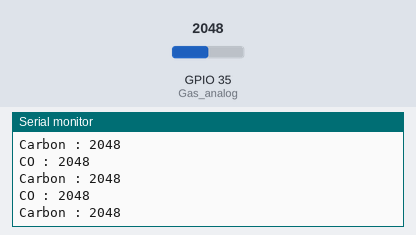
Simulated run of this sketch. Board: ESP32. Shown: the last lines printed to the serial monitor. The inputs (shaded band) are chosen by the test bench; at power-on: GPIO 35 (Gas_analog) = 2048. WiFi joins after 1.5 s; servers stay silent unless stated.

Above: at 1.2 s.
1.3 s: GPIO 35 (Gas_analog) set to 2866
At 1.71 s:
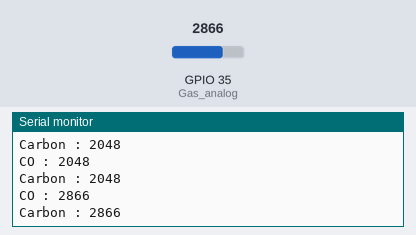
2.8 s: GPIO 35 (Gas_analog) set to 3603
At 2.91 s:
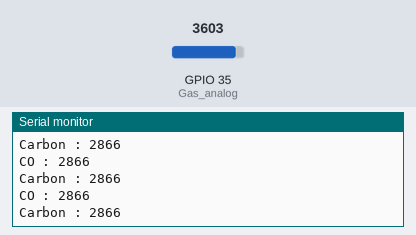
Timing chart, 0 to 5.8 s (numbered marks = the images above; inputs shaded):
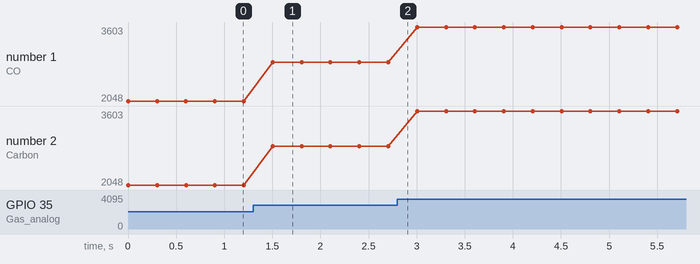

Measured:
- after the input at 1.3 s, the serial monitor: prints a new line after 0.20 s (image 1)
- plotted number 1: 2048 → 2866 after the input at 1.3 s, 2866 → 3603 after the input at 2.8 s
- plotted number 2: 2048 → 2866 after the input at 1.3 s, 2866 → 3603 after the input at 2.8 s

The sketch:

mq9esp2onlyy.ino
```cpp
int Gas_analog = 35;
#include <WiFi.h>
#include "ThingSpeak.h"

const char* ssid = "realme";   // your network SSID (name)
const char* password = "samasama";   // your network password

WiFiClient  client;
unsigned long myChannelNumber = 1559606;
const char * myWriteAPIKey = "9EFBYJNGWEASLPGT";
//unsigned long lastTime = 0;
//unsigned long timerDelay = 300;

void setup() {
pinMode(Gas_analog, INPUT);
Serial.begin(9600);
WiFi.mode(WIFI_STA);
ThingSpeak.begin(client);

WiFi.begin(ssid, password);

}

void loop() {
  // put your main code here, to run repeatedly:
   int gassensorAnalog = analogRead(Gas_analog);

  Serial.print("CO : ");
  Serial.println(gassensorAnalog);


  Serial.print("Carbon : ");
  Serial.println(gassensorAnalog);

  //ThingSpeak.writeField(myChannelNumber, 1, t, myWriteAPIKey);
  //ThingSpeak.writeField(myChannelNumber, 2, h, myWriteAPIKey);
  ThingSpeak.writeField(myChannelNumber, 3, gassensorAnalog, myWriteAPIKey);
 // ThingSpeak.writeField(myChannelNumber, 5, codua, myWriteAPIKey);


}
```
